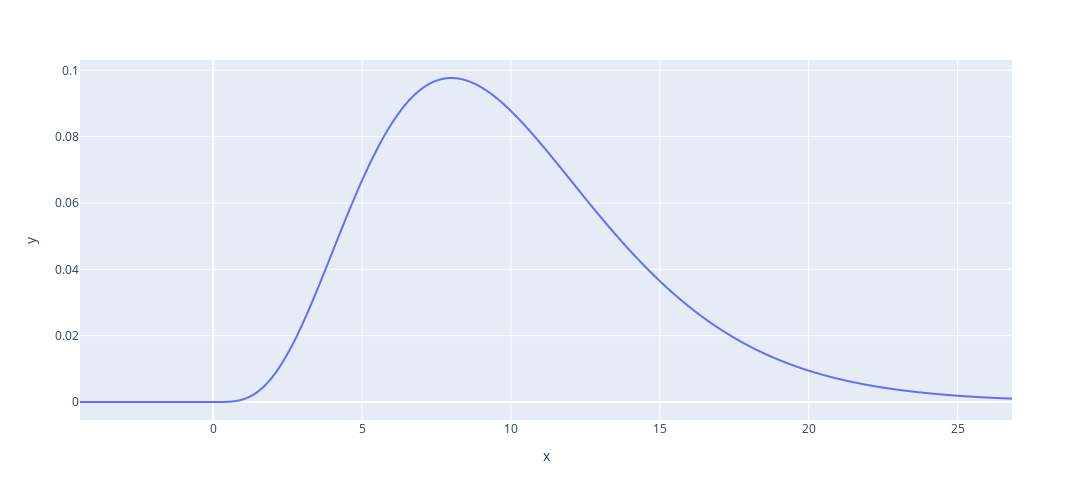

The notebook cell saved with this chart:
### Code cell
gl = 10  # Grados de libertad
sigma = np.sqrt(2 * gl)
x = np.arange( -1*sigma, 6*sigma, 0.01)
y = chi2.pdf(x,gl)
fig2 = px.line(x = x , y = y, width=1200, height=500)
fig2.show()

### Figure 1 — Plotly figure (JSON) as saved in the notebook; plotly's stock layout.template omitted (floating-point values rounded to 4 significant figures; data arrays with more than 128 entries replaced by an {"elided": "..."} marker saying what was removed)
{"data": [{"hovertemplate": "x=%{x}<br>y=%{y}<extra></extra>", "legendgroup": "", "line": {"color": "#636efa", "dash": "solid"}, "marker": {"symbol": "circle"}, "mode": "lines", "name": "", "showlegend": false, "type": "scattergl", "x": {"elided": "3131 float values"}, "xaxis": "x", "y": {"elided": "3131 float values"}, "yaxis": "y"}], "layout": {"height": 500, "legend": {"tracegroupgap": 0}, "margin": {"t": 60}, "width": 1200, "xaxis": {"anchor": "y", "autorange": true, "domain": [0, 1], "range": [-4.472, 26.83], "title": {"text": "x"}, "type": "linear"}, "yaxis": {"anchor": "x", "autorange": true, "domain": [0, 1], "range": [-0.005427, 0.1031], "title": {"text": "y"}, "type": "linear"}}}
